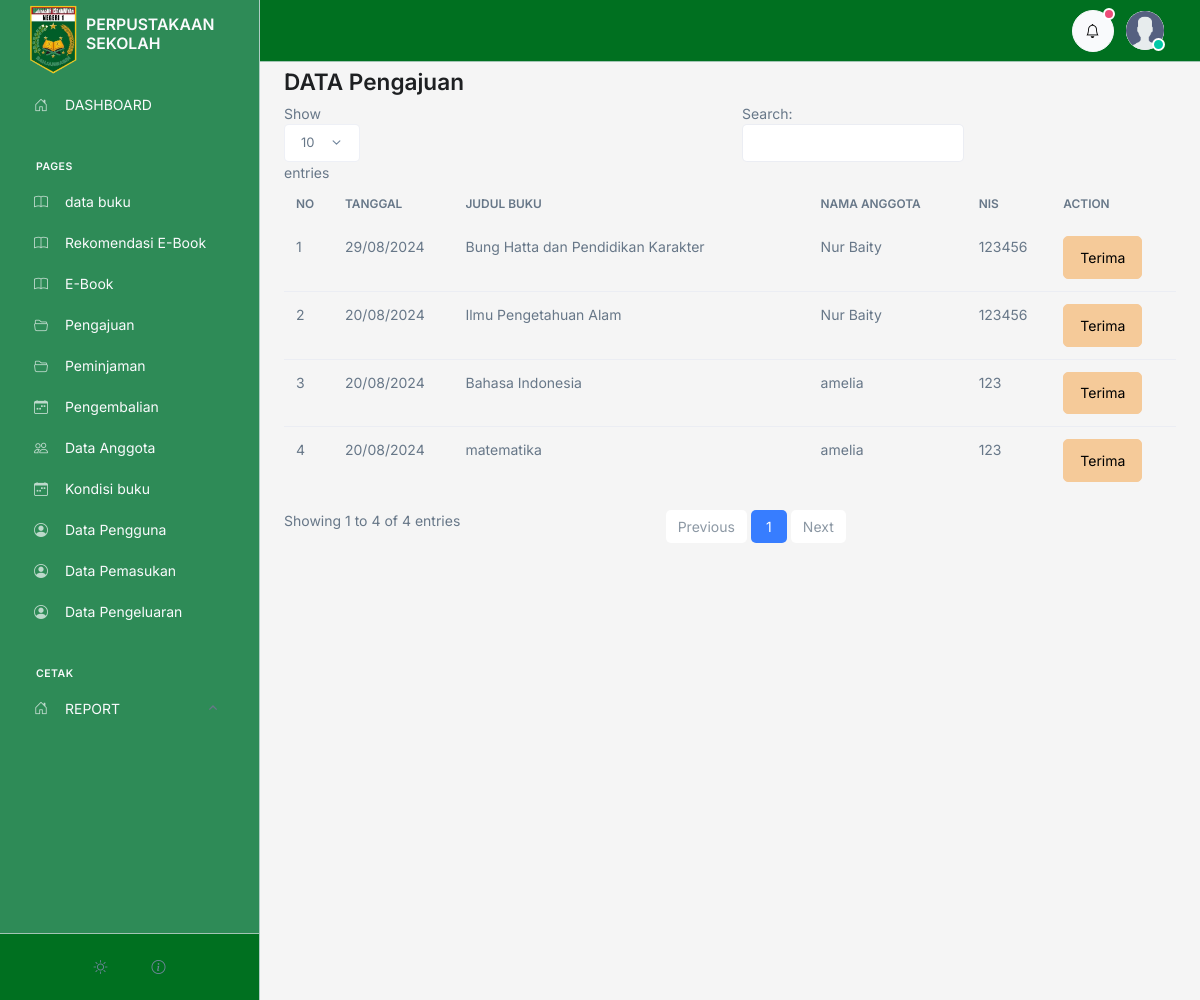
The app's page /admin/pengajuan/index.php (signed in), older data.
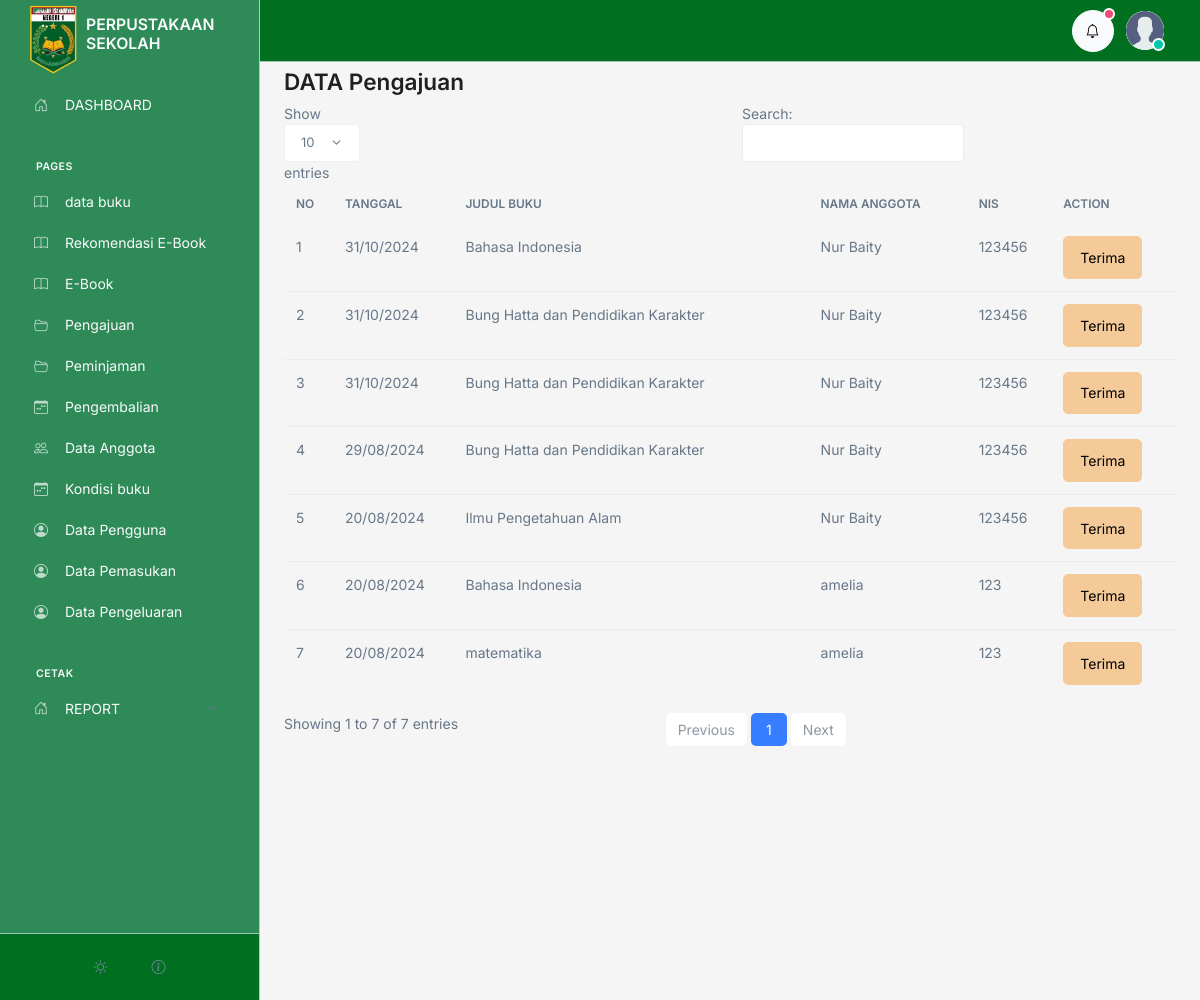
The same page, newer data.
### tables this page shows
CREATE TABLE `pengajuan` (
  `id` int(100) NOT NULL,
  `tanggal` varchar(100) NOT NULL,
  `id_user` int(100) NOT NULL,
  `id_buku` int(100) NOT NULL
);

CREATE TABLE `buku` (
  `id` int(11) NOT NULL,
  `id_kategori` int(11) DEFAULT 1,
  `tanggal` varchar(50) NOT NULL,
  `judul` varchar(200) NOT NULL,
  `pengarang` varchar(100) NOT NULL,
  `penerbit` varchar(100) NOT NULL,
  `tahun_terbit` varchar(50) NOT NULL,
  `isbn` varchar(200) NOT NULL,
  `jumlah` int(10) NOT NULL,
  `lokasi` varchar(200) NOT NULL,
  `deskripsi` text NOT NULL,
  `image` text NOT NULL
);

CREATE TABLE `anggota` (
  `id` int(11) NOT NULL,
  `user_id` int(11) DEFAULT NULL,
  `nis` varchar(20) NOT NULL,
  `nama` varchar(100) NOT NULL,
  `email` varchar(100) NOT NULL DEFAULT 'm.nawir177@gmail.com',
  `telpon` varchar(15) NOT NULL DEFAULT '082255445566',
  `tempat_lahir` varchar(100) NOT NULL,
  `tanggal_lahir` varchar(100) NOT NULL,
  `kelamin` varchar(100) NOT NULL,
  `TA` varchar(100) NOT NULL,
  `alamat` text NOT NULL,
  `foto` varchar(100) NOT NULL,
  `verifikasi` tinyint(1) NOT NULL DEFAULT 0
);

### admin/controller.php (called while the page is built, shortened)
<?php
$conn = mysqli_connect('localhost', 'root', '', 'perpustakaan');
function all($table)
{
   $query = "SELECT * FROM $table ORDER BY id DESC";
   global $conn;
   $rows = [];
   $result = mysqli_query($conn, $query);
   while ($row = mysqli_fetch_assoc($result)) {
      $rows[] = $row;
   }
   return $rows;
}
function where($table, $where, $isWhere)
{
   $query = "SELECT * FROM $table WHERE $where='$isWhere'";
   global $conn;
   $rows = [];
   $result = mysqli_query($conn, $query);
   while ($row = mysqli_fetch_assoc($result)) {
      $rows[] = $row;
   }
   return $rows;
}
function hasOne($id_relation, $table_relation, $field)
{
   $conn = mysqli_connect('localhost', 'root', '', 'perpustakaan');
   $query = "SELECT $field FROM $table_relation WHERE id = $id_relation";
   $result = mysqli_query($conn, $query);
   $row = mysqli_fetch_array($result, MYSQLI_ASSOC);
   if ($row) {
      return $row[$field];
   } else {
      return null;
   }
}

### admin/pengajuan/index.php (the view)
<?php include '../controller.php'  ?>
<?php include '../template/header.php';
$pengajuan = all('pengajuan');
$no = 1;
?>
<div class="container">
  <h1>DATA Pengajuan</h1>
  <table class="table" id="table">
    <thead class="mt-3">
      <tr>
        <th>NO</th>
        <th>TANGGAL</th>
        <th>JUDUL BUKU</th>
        <th>NAMA ANGGOTA</th>
        <th>NIS</th>
        <th>ACTION</th>
      </tr>
    </thead>
    <tbody>
      <?php foreach ($pengajuan as $value) : ?>
        <tr>
          <td>
            <?= $no++; ?>
          </td>
          <td><?= $value['tanggal']; ?></td>
          <td><?= hasOne($value['id_buku'], "buku", "judul") ?? 'null'; ?></td>
          <td><?= !empty(where('anggota', 'user_id', $value['id_user'])) ? where('anggota', 'user_id', $value['id_user'])[0]['nama'] : 'null'; ?></td>
          <td><?= !empty(where('anggota', 'user_id', $value['id_user'])) ? where('anggota', 'user_id', $value['id_user'])[0]['nis'] : 'null'; ?></td>
          <td>
            <div class="d-flex gap-3">
              <a href="form.php?id_buku=<?= $value['id_buku'] ?>&id_user=<?= $value['id_user'] ?>&id=<?= $value['id'] ?>">
                <button class="btn btn-warning">
                  Terima
                </button>
              </a>
            </div>
          </td>
        </tr>
      <?php endforeach ?>
    </tbody>
  </table>
</div>
<?php include '../template/footer.php';
?>

Row changes from the older to the newer data that the page shows:
added pengajuan: tanggal "31/10/2024", id_buku.judul "Bahasa Indonesia", id_user.nama "Nur Baity", id_user.nis "123456"
added pengajuan: tanggal "31/10/2024", id_buku.judul "Bung Hatta dan Pendidikan Karakter", id_user.nama "Nur Baity", id_user.nis "123456"
added pengajuan: tanggal "31/10/2024", id_buku.judul "Bung Hatta dan Pendidikan Karakter", id_user.nama "Nur Baity", id_user.nis "123456"
Text that changed along with them:
text written by a page script: "Show entries Search: Showing 1 to 4 of 4 entries Previous 1 Next" → "Show entries Search: Showing 1 to 7 of 7 entries Previous 1 Next"
